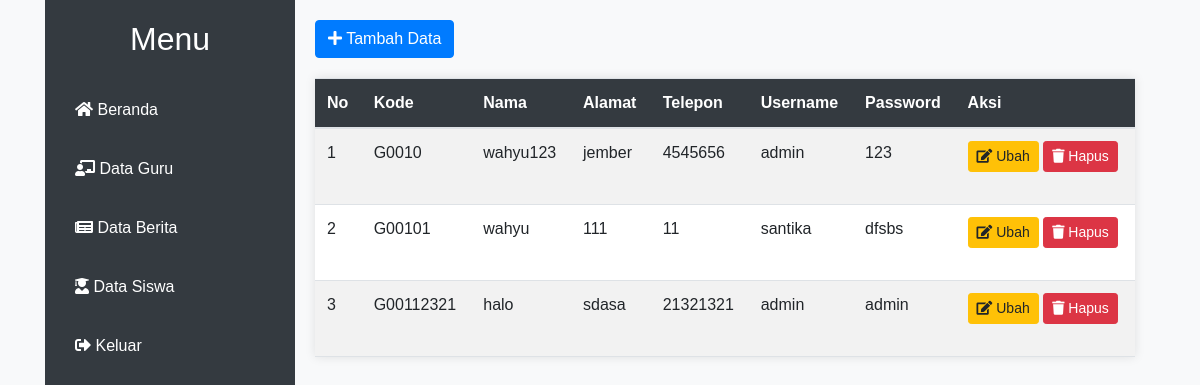
The app's page /guru/index.php with its own data.
### tables this page shows
CREATE TABLE `tb_guru` (
  `kode_guru` varchar(255) NOT NULL,
  `nama_guru` varchar(100) NOT NULL,
  `alamat` varchar(100) DEFAULT NULL,
  `no_telp` varchar(13) DEFAULT NULL,
  `username` varchar(100) NOT NULL,
  `password` varchar(225) NOT NULL
);

### guru/function.php (called while the page is built, shortened)
<?php
$conn=mysqli_connect("localhost","root","","sekolahkita");
function query($query){
	global $conn;
	$result = mysqli_query($conn,$query);
	$rows = [];
	while ($row = mysqli_fetch_assoc($result)) {
		$rows [] = $row;
	}
	return $rows;
}
?>

### guru/index.php (the view, shortened to what this page needs)
<?php
    require 'function.php';
    $guru=query("SELECT * FROM tb_guru");
?>
<!DOCTYPE html>
<html lang="id">
<head>
    <link rel="stylesheet" href="https://cdnjs.cloudflare.com/ajax/libs/font-awesome/5.15.3/css/all.min.css">
    <link rel="stylesheet" href="https://stackpath.bootstrapcdn.com/bootstrap/4.5.2/css/bootstrap.min.css">
</head>
<body>
    <div class="container">
        <nav class="sidebar">
            <h2>Menu</h2>
            <ul>
                <li><a href="../dashboard.php"><i class="fas fa-home"></i> Beranda</a></li>
                <li><a href="index.php"><i class="fas fa-chalkboard-teacher"></i> Data Guru</a></li>
                <li><a href="#"><i class="fas fa-newspaper"></i> Data Berita</a></li>
                <li><a href="#"><i class="fas fa-user-graduate"></i> Data Siswa</a></li>
                <li><a href="logout.php"><i class="fas fa-sign-out-alt"></i> Keluar</a></li>
            </ul>
        </nav>
        <main class="content">
            <a href="tambah.php" class="btn btn-primary"><i class="fas fa-plus"></i> Tambah Data</a>
            <table class="table table-striped">
                <thead>
                    <tr>
                        <th>No</th>
                        <th>Kode</th>
                        <th>Nama</th>
                        <th>Alamat</th>
                        <th>Telepon</th>
                        <th>Username</th>
                        <th>Password</th>
                        <th>Aksi</th>
                    </tr>
                </thead>
                <tbody>
                    <?php $i=1; ?>
                    <?php foreach ($guru as $row) : ?>
                    <tr>
                        <td><?=$i ?></td>
                        <td><?= $row["kode_guru"] ?></td>
                        <td><?= $row["nama_guru"] ?></td>
                        <td><?= $row["alamat"] ?></td>
                        <td><?= $row["no_telp"] ?></td>
                        <td><?= $row["username"] ?></td>
                        <td><?= $row["password"]?></td>
                        <td>
                            <a href="ubah.php?kode_guru=<?= $row["kode_guru"] ?>" class="btn btn-warning btn-sm"><i class="fas fa-edit"></i> Ubah</a>
                            <a href="hapus.php?kode_guru=<?= $row["kode_guru"]?>" onclick="return confirm('yakin?');" class="btn btn-danger btn-sm"><i class="fas fa-trash"></i> Hapus</a>
                        </td>
                    </tr>
                    <?php $i++; ?>
                    <?php endforeach ?>
                </tbody>
            </table>
        </main>
    </div>
</body>
</html>

### guru/index.php (style rules this page uses)
body { font-family: 'Arial', sans-serif; background-color: #f8f9fa; }
.container { display: flex; min-height: 100vh; }
.sidebar { width: 250px; background-color: #343a40; color: #fff; padding: 20px; }
.sidebar h2 { text-align: center; margin-bottom: 30px; }
.sidebar ul { list-style: none; padding: 0; }
.sidebar ul li { margin: 15px 0; }
.sidebar ul li a { color: #fff; text-decoration: none; display: block; padding: 10px; border-radius: 5px; transition: background 0.3s; }
.content { flex: 1; padding: 20px; }
.content a.btn { margin-bottom: 20px; }
table { width: 100%; background-color: #fff; border-collapse: collapse; box-shadow: 0 0 10px rgba(0, 0, 0, 0.1); }
table th, table td { padding: 15px; text-align: left; border-bottom: 1px solid #dee2e6; }
table th { background-color: #343a40; color: #fff; }

### records on screen
tb_guru: kode_guru "G0010", nama_guru "wahyu123", alamat "jember", no_telp "4545656", username "admin", password "123"
tb_guru: kode_guru "G00101", nama_guru "wahyu", alamat "111", no_telp "11", username "santika", password "dfsbs"
tb_guru: kode_guru "G00112321", nama_guru "halo", alamat "sdasa", no_telp "21321321", username "admin", password "admin"
